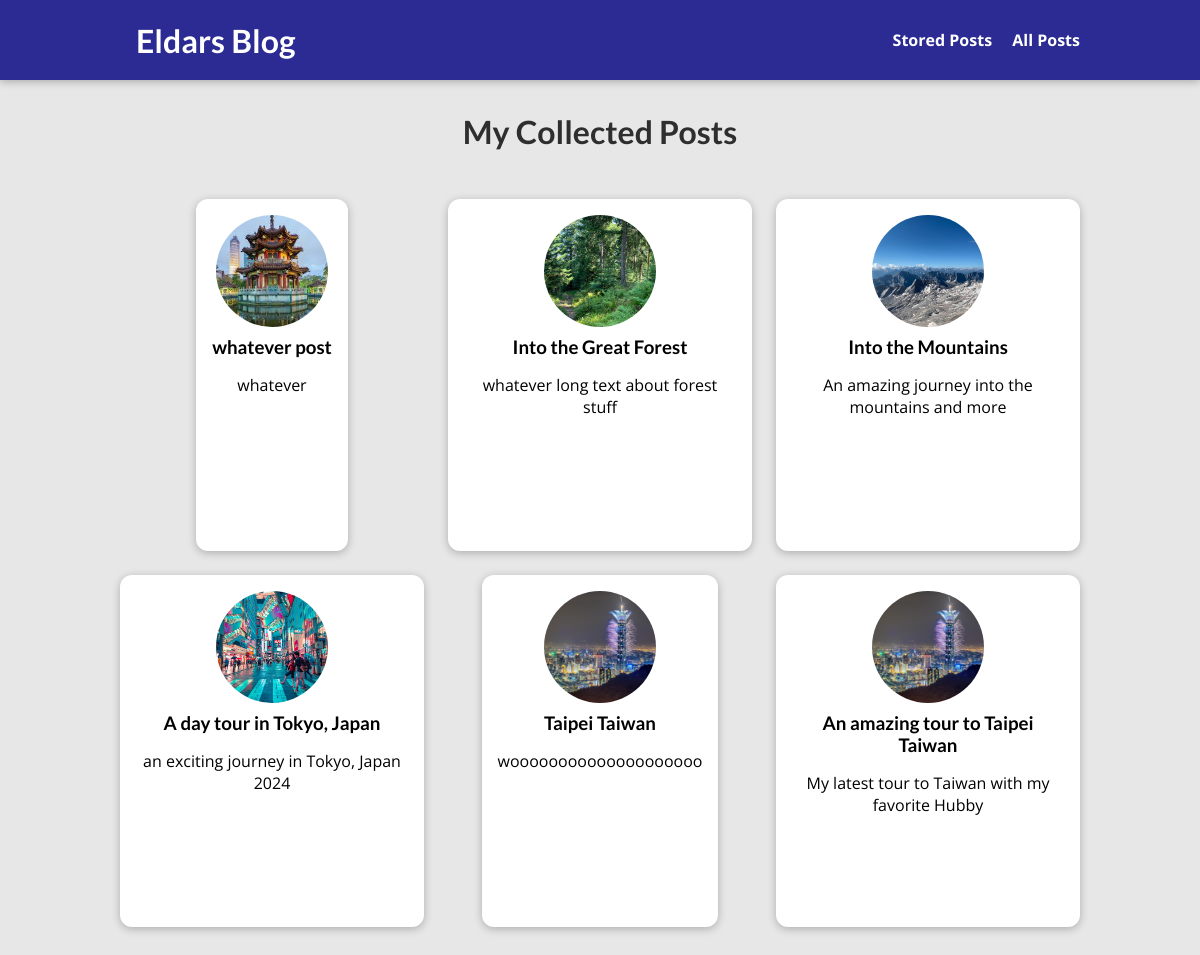
The page /posts/ on the database as committed earlier.
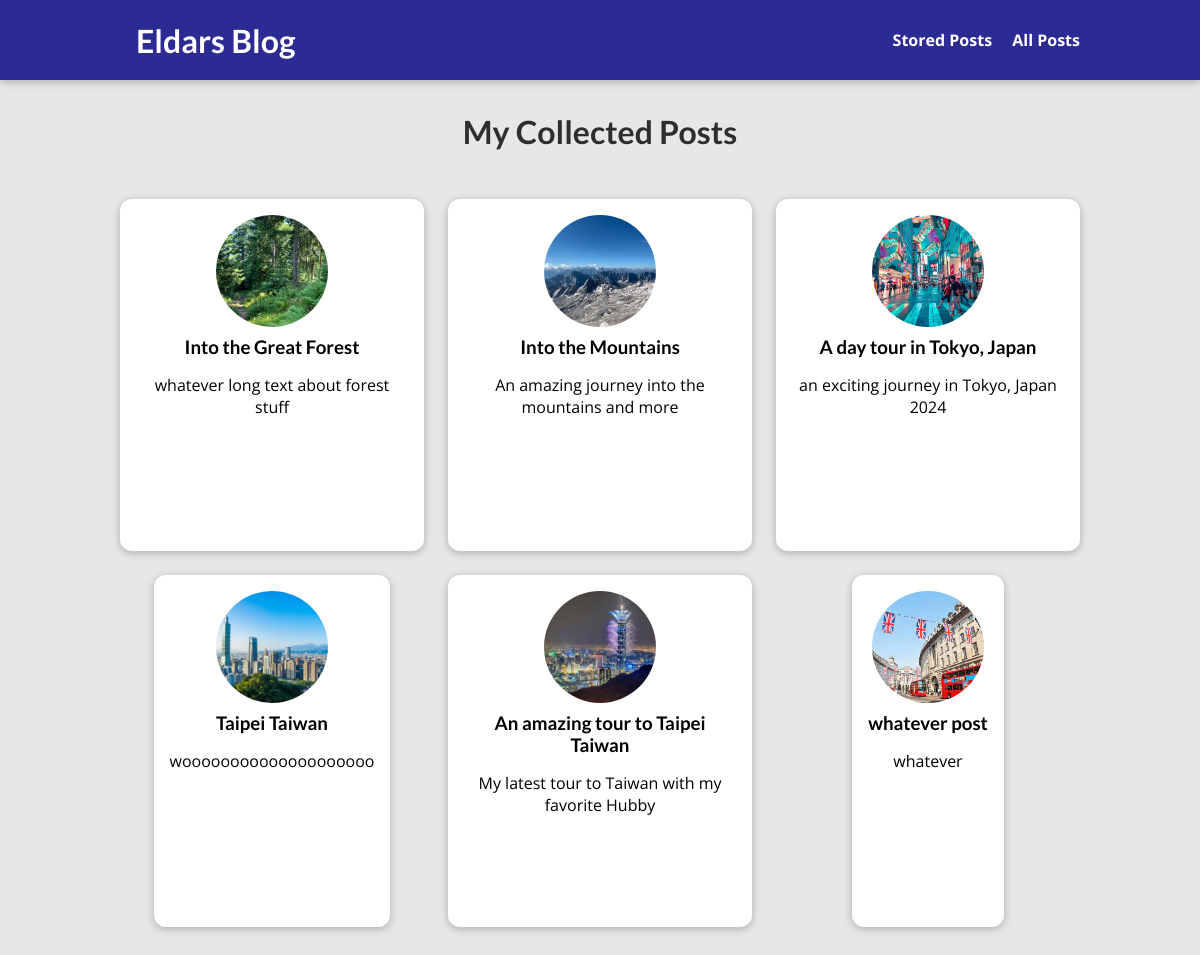
The same page on the database as committed later.
### blog/models.py (models this page shows, shortened)
class Post(models.Model):
    title = models.CharField(max_length=150)
    excerpt = models.CharField(max_length=200)
    image = models.ImageField(upload_to="posts", null=True)
    date = models.DateField(auto_now=True)
    created_at = models.DateTimeField(auto_now_add=True)
    slug = models.SlugField(unique=True)
    content = models.TextField(validators=[MinLengthValidator(10)])
    author = models.ForeignKey(
        Author, on_delete=models.SET_NULL, null=True, related_name="posts")
    tags = models.ManyToManyField(Tag)

### blog/views.py (the view)
# urls.py: path("posts/", views.AllPostsView.as_view(), name="posts-page"),
class AllPostsView(ListView):
    template_name = "blog/all-posts.html"
    model = Post
    ordering = ["-date"]
    context_object_name = "all_posts"

### blog/templates/blog/all-posts.html (shortened to what this page needs)
{% extends 'base.html' %}
{% load static %}
{% block css_files %}
    <link rel="stylesheet" href="{% static 'app.css' %}" />
    <link rel="stylesheet" href="{% static 'blog/post.css' %}" />
    <link rel="stylesheet" href="{% static "blog/all-posts.css" %}">
{% endblock %}
{% block content %}
<section id="all-posts">
    <h2>My Collected Posts</h2>
    <ul>
        {% for post in all_posts %}
            {% include "blog/includes/post.html" %}
        {% endfor %}
    </ul>
</section>
{% endblock %}

### blog/templates/blog/includes/post.html
{% load static %}
<li>
    <article class="post">
        <a href="{% url "post-detail-page" post.slug %}">
            <img src="{{ post.image.url }}" alt="{{ post.title }}" />
                <div class="post__content">
                    <h3>{{ post.title }}</h3>
                    <p>
                        {{ post.excerpt}}
                    </p>
            </div>
        </a>
    </article>
</li>

Rows that differ between the two databases and show on the page:
changed Post "Taipei Taiwan": image: a different picture
changed Post "whatever post": image: a different picture; moves down the list
